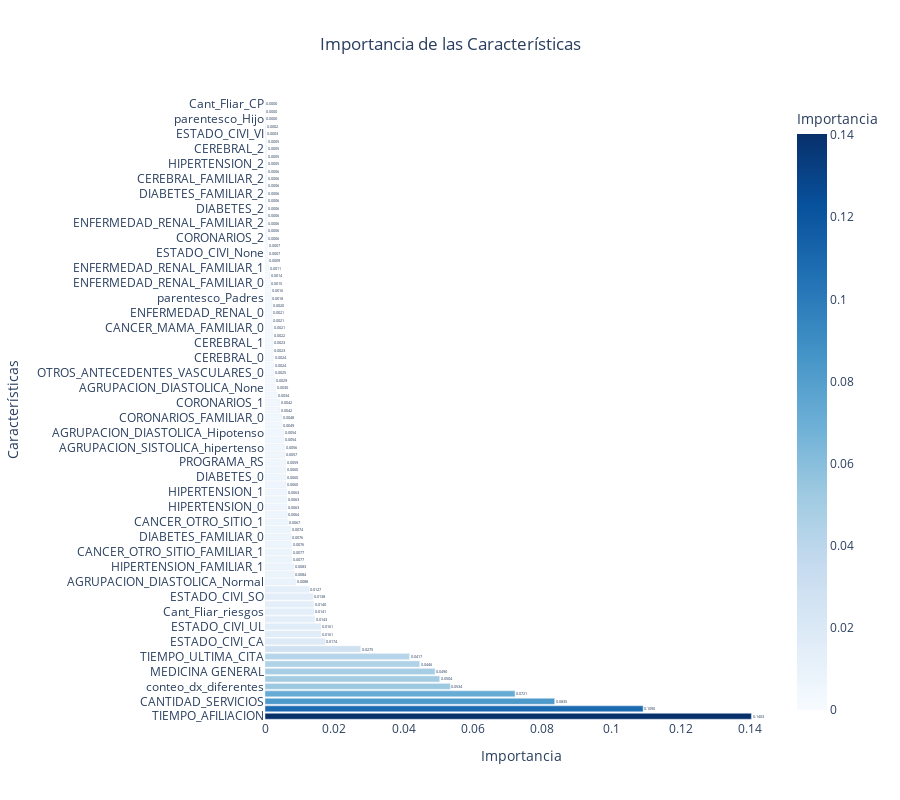

Notebook code for this chart:
### Code cell
import plotly.express as px

# Crear un DataFrame para la importancia de las características
importance_df = importance_df.reset_index().rename(columns={'index': 'Características'})

# Crear el gráfico interactivo
fig = px.bar(importance_df, 
             x='Importancia', 
             y='Características', 
             orientation='h', 
             title='Importancia de las Características',
             labels={'Importancia': 'Importancia', 'Características': 'Características'},
             text='Importancia',  # Mostrar los valores sobre las barras
             color='Importancia',  # Color según la importancia
             color_continuous_scale='Blues')

# Actualizar diseño del gráfico
fig.update_traces(texttemplate='%{text:.4f}', textposition='outside')
fig.update_layout(yaxis=dict(title='Características'), 
                  xaxis=dict(title='Importancia'), 
                  title_x=0.5,  # Centrar el título
                  plot_bgcolor='rgba(0,0,0,0)',  # Fondo transparente
                  height=800)  # Ajustar la altura

# Mostrar el gráfico
fig.show()

### Figure 1 — Plotly figure (JSON) as saved in the notebook; plotly's stock layout.template omitted (floating-point values rounded to 4 significant figures)
{"data": [{"alignmentgroup": "True", "hovertemplate": "Importancia=%{marker.color}<br>Características=%{y}<extra></extra>", "legendgroup": "", "marker": {"color": [0.1403, 0.109, 0.08354, 0.0721, 0.05343, 0.05037, 0.04904, 0.04459, 0.04166, 0.02754, 0.01737, 0.01612, 0.01611, 0.01428, 0.01414, 0.014, 0.01383, 0.01272, 0.008847, 0.008427, 0.008324, 0.007738, 0.007694, 0.007602, 0.007561, 0.007427, 0.006684, 0.006388, 0.006274, 0.00627, 0.006255, 0.006041, 0.006025, 0.005965, 0.005923, 0.005728, 0.005583, 0.005449, 0.005405, 0.004851, 0.004849, 0.004199, 0.004173, 0.003408, 0.002981, 0.002855, 0.002547, 0.002431, 0.002401, 0.002311, 0.002266, 0.002225, 0.002125, 0.002059, 0.002059, 0.002012, 0.001812, 0.001634, 0.001523, 0.001379, 0.001121, 0.0009397, 0.0007038, 0.0006971, 0.0006458, 0.0006315, 0.0006279, 0.0006173, 0.0005933, 0.0005878, 0.0005862, 0.000581, 0.0005704, 0.000569, 0.0005384, 0.0005286, 0.0005219, 0.0004907, 0.000317, 0.0002147, 3.238e-05, 5.747e-06, 0], "coloraxis": "coloraxis", "pattern": {"shape": ""}}, "name": "", "offsetgroup": "", "orientation": "h", "showlegend": false, "text": [0.1403, 0.109, 0.08354, 0.0721, 0.05343, 0.05037, 0.04904, 0.04459, 0.04166, 0.02754, 0.01737, 0.01612, 0.01611, 0.01428, 0.01414, 0.014, 0.01383, 0.01272, 0.008847, 0.008427, 0.008324, 0.007738, 0.007694, 0.007602, 0.007561, 0.007427, 0.006684, 0.006388, 0.006274, 0.00627, 0.006255, 0.006041, 0.006025, 0.005965, 0.005923, 0.005728, 0.005583, 0.005449, 0.005405, 0.004851, 0.004849, 0.004199, 0.004173, 0.003408, 0.002981, 0.002855, 0.002547, 0.002431, 0.002401, 0.002311, 0.002266, 0.002225, 0.002125, 0.002059, 0.002059, 0.002012, 0.001812, 0.001634, 0.001523, 0.001379, 0.001121, 0.0009397, 0.0007038, 0.0006971, 0.0006458, 0.0006315, 0.0006279, 0.0006173, 0.0005933, 0.0005878, 0.0005862, 0.000581, 0.0005704, 0.000569, 0.0005384, 0.0005286, 0.0005219, 0.0004907, 0.000317, 0.0002147, 3.238e-05, 5.747e-06, 0], "textposition": "outside", "texttemplate": "%{text:.4f}", "type": "bar", "x": [0.1403, 0.109, 0.08354, 0.0721, 0.05343, 0.05037, 0.04904, 0.04459, 0.04166, 0.02754, 0.01737, 0.01612, 0.01611, 0.01428, 0.01414, 0.014, 0.01383, 0.01272, 0.008847, 0.008427, 0.008324, 0.007738, 0.007694, 0.007602, 0.007561, 0.007427, 0.006684, 0.006388, 0.006274, 0.00627, 0.006255, 0.006041, 0.006025, 0.005965, 0.005923, 0.005728, 0.005583, 0.005449, 0.005405, 0.004851, 0.004849, 0.004199, 0.004173, 0.003408, 0.002981, 0.002855, 0.002547, 0.002431, 0.002401, 0.002311, 0.002266, 0.002225, 0.002125, 0.002059, 0.002059, 0.002012, 0.001812, 0.001634, 0.001523, 0.001379, 0.001121, 0.0009397, 0.0007038, 0.0006971, 0.0006458, 0.0006315, 0.0006279, 0.0006173, 0.0005933, 0.0005878, 0.0005862, 0.000581, 0.0005704, 0.000569, 0.0005384, 0.0005286, 0.0005219, 0.0004907, 0.000317, 0.0002147, 3.238e-05, 5.747e-06, 0], "xaxis": "x", "y": ["TIEMPO_AFILIACION", "EDAD", "CANTIDAD_SERVICIOS", "MEDICAMENTOS", "conteo_dx_diferentes", "Cant_gr_flia", "MEDICINA GENERAL", "MEDICINA ESPECIALIZADA", "TIEMPO_ULTIMA_CITA", "Cant_riesgos_flia_mean", "ESTADO_CIVI_CA", "estrato_1", "ESTADO_CIVI_UL", "estrato_2", "Cant_Fliar_riesgos", "parentesco_None", "ESTADO_CIVI_SO", "parentesco_Trabajador", "AGRUPACION_DIASTOLICA_Normal", "HIPERTENSION_FAMILIAR_0", "HIPERTENSION_FAMILIAR_1", "CANCER_OTRO_SITIO_FAMILIAR_0", "CANCER_OTRO_SITIO_FAMILIAR_1", "DIABETES_FAMILIAR_1", "DIABETES_FAMILIAR_0", "estrato_3", "CANCER_OTRO_SITIO_1", "AGRUPACION_SISTOLICA_Normal", "HIPERTENSION_0", "CANCER_OTRO_SITIO_0", "HIPERTENSION_1", "DIABETES_1", "DIABETES_0", "PROGRAMA_POS", "PROGRAMA_RS", "AGRUPACION_DIASTOLICA_hipertenso", "AGRUPACION_SISTOLICA_hipertenso", "parentesco_Conyuge", "AGRUPACION_DIASTOLICA_Hipotenso", "CORONARIOS_FAMILIAR_1", "CORONARIOS_FAMILIAR_0", "CORONARIOS_0", "CORONARIOS_1", "ESTADO_CIVI_SE", "AGRUPACION_DIASTOLICA_None", "AGRUPACION_SISTOLICA_None", "OTROS_ANTECEDENTES_VASCULARES_0", "OTROS_ANTECEDENTES_VASCULARES_1", "CEREBRAL_0", "CEREBRAL_FAMILIAR_0", "CEREBRAL_1", "CEREBRAL_FAMILIAR_1", "CANCER_MAMA_FAMILIAR_0", "ENFERMEDAD_RENAL_1", "ENFERMEDAD_RENAL_0", "CANCER_MAMA_FAMILIAR_1", "parentesco_Padres", "parentesco_Sin Descripcion", "ENFERMEDAD_RENAL_FAMILIAR_0", "estrato_0", "ENFERMEDAD_RENAL_FAMILIAR_1", "parentesco_Otros", "ESTADO_CIVI_None", "PROGRAMA_PAC", "CORONARIOS_2", "CANCER_OTRO_SITIO_FAMILIAR_2", "ENFERMEDAD_RENAL_FAMILIAR_2", "OTROS_ANTECEDENTES_VASCULARES_2", "DIABETES_2", "CORONARIOS_FAMILIAR_2", "DIABETES_FAMILIAR_2", "HIPERTENSION_FAMILIAR_2", "CEREBRAL_FAMILIAR_2", "ENFERMEDAD_RENAL_2", "HIPERTENSION_2", "CANCER_MAMA_FAMILIAR_None", "CEREBRAL_2", "CANCER_OTRO_SITIO_2", "ESTADO_CIVI_VI", "AGRUPACION_SISTOLICA_Hipotenso", "parentesco_Hijo", "estrato_None", "Cant_Fliar_CP"], "yaxis": "y"}], "layout": {"barmode": "relative", "coloraxis": {"colorbar": {"title": {"text": "Importancia"}}, "colorscale": [[0, "rgb(247,251,255)"], [0.125, "rgb(222,235,247)"], [0.25, "rgb(198,219,239)"], [0.375, "rgb(158,202,225)"], [0.5, "rgb(107,174,214)"], [0.625, "rgb(66,146,198)"], [0.75, "rgb(33,113,181)"], [0.875, "rgb(8,81,156)"], [1, "rgb(8,48,107)"]]}, "height": 800, "legend": {"tracegroupgap": 0}, "plot_bgcolor": "rgba(0,0,0,0)", "title": {"text": "Importancia de las Características", "x": 0.5}, "xaxis": {"anchor": "y", "domain": [0, 1], "title": {"text": "Importancia"}}, "yaxis": {"anchor": "x", "domain": [0, 1], "title": {"text": "Características"}}}}
